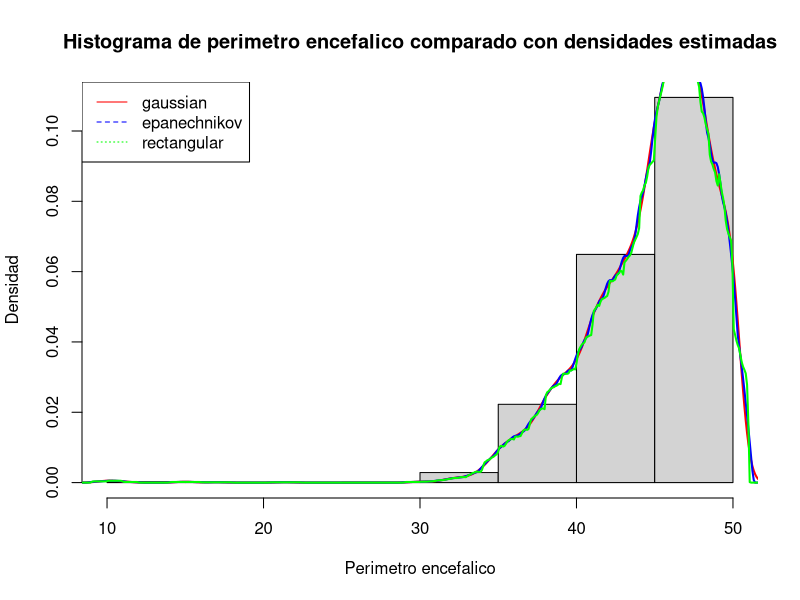
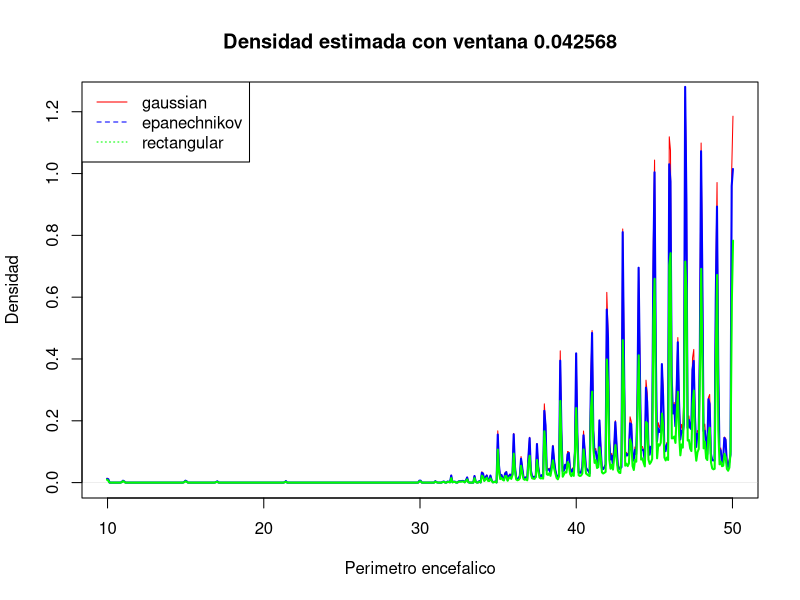
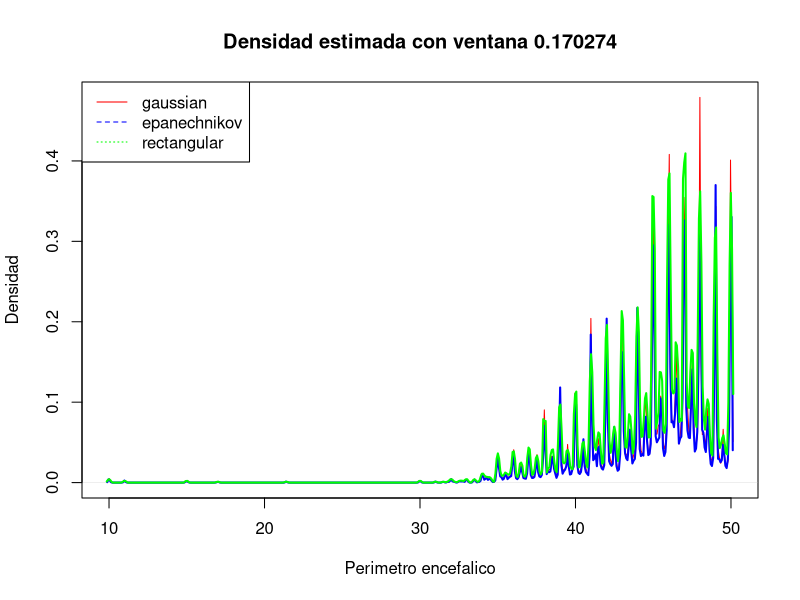
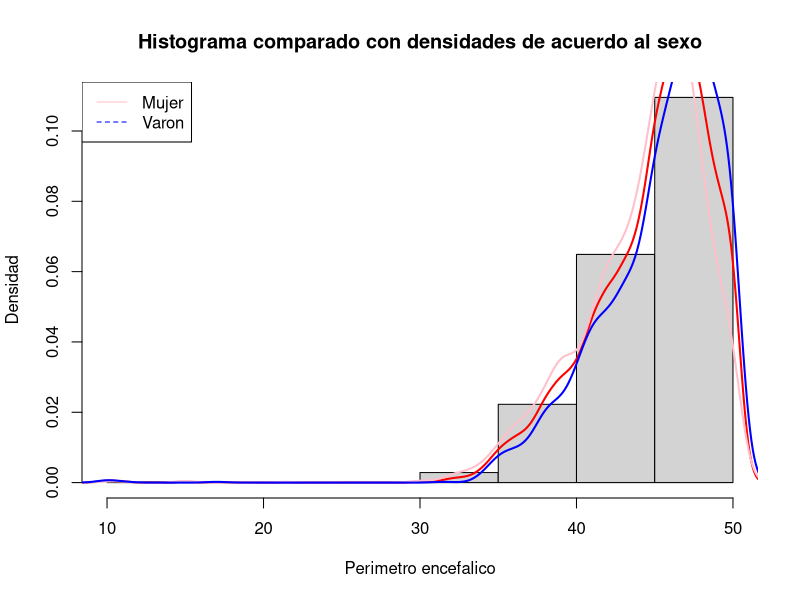
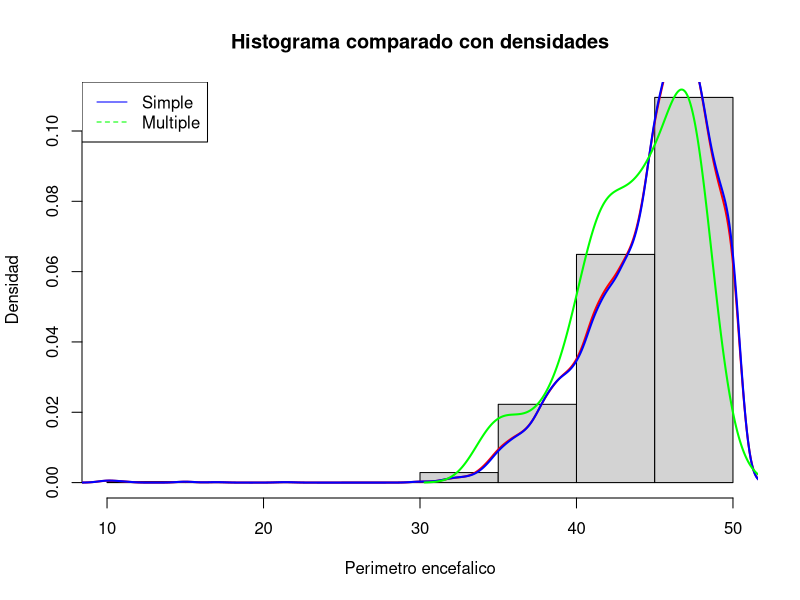

Reproduce these figures in R, in order.
## ---- chunk 1
knitr::opts_chunk$set(echo = TRUE)
rm(list=ls())
## ---- chunk 2
datos_encuesta <- read.table("./ENNyS_menorA2.txt", header = TRUE)
head(datos_encuesta)
## ---- chunk 3
datos_encuesta$Sexo <- as.factor(datos_encuesta$Sexo)
datos_encuesta$Tipo_embarazo <- as.factor(datos_encuesta$Tipo_embarazo)
attach(datos_encuesta)
## ---- chunk 4
hist(
  Perim_encef, 
  probability = TRUE,
  main="Histograma de perimetro encefalico comparado con densidades estimadas",
  xlab="Perimetro encefalico",
  ylab="Densidad"
)

kernels <- c("gaussian", "epanechnikov", "rectangular")
colors <- c("red", "blue", "green")
kde_perim_encef <- list() # A ser utilizado en siguientes ejercicios

for (i in seq_along(kernels)) {
  kde <- density(
      Perim_encef,
      kernel = kernels[i]
  )
  lines(kde, col = colors[i], lw = "2")
  kde_perim_encef[[kernels[i]]] <- kde
}

legend(x="topleft", legend = kernels, col = colors, lty = 1:3)
## ---- chunk 5
sum(Edad > 2)
## ---- chunk 6
lower_bound <- 42
upper_bound <- 48

indices_in_range <- (kde_perim_encef$epanechnikov$x >= lower_bound &
    kde_perim_encef$epanechnikov$x <= upper_bound)
dx <- diff(kde_perim_encef$epanechnikov$x[1:2])

density_in_range <- kde_perim_encef$epanechnikov$y[indices_in_range]
prob_epa <- sum(density_in_range) * dx
cat("Probabilidad utilizando densidad estimada:", prob_epa)
## ---- chunk 7
for (ker in kernels) {
    dx <- diff(kde_perim_encef[[ker]]$x[1:2])
    cat("Ventana para nucleo", ker, ":", dx, "\n")
}
## ---- chunk 8
dx <- diff(kde_perim_encef[["gaussian"]]$x[1:2])
for (i in seq_along(kernels)) {
    kde <- density(
        Perim_encef,
        kernel = kernels[i],
        width = dx / 2
    )

    if (i == 1){
        plot(
            kde,
            col = colors[i],
            main = sprintf("Densidad estimada con ventana %f", dx / 2),
            xlab="Perimetro encefalico",
            ylab="Densidad"
        )
    }
    else{
        lines(
            kde,
            col = colors[i],
            lw = "2"
        )
    }
}

legend(x="topleft", legend = kernels, col = colors, lty = 1:3)

for (i in seq_along(kernels)) {
    kde <- density(
        Perim_encef,
        kernel = kernels[i],
        width = dx * 2
    )

    if (i == 1){
        plot(
            kde,
            col = colors[i],
            main = sprintf("Densidad estimada con ventana %f", dx * 2),
            xlab="Perimetro encefalico",
            ylab="Densidad"
        )
    }
    else{
        lines(
            kde,
            col = colors[i],
            lw = "2"
        )
    }
}

legend(x="topleft", legend = kernels, col = colors, lty = 1:3)

## ---- chunk 9
hist(Perim_encef, 
     probability = TRUE, 
     main = "Histograma comparado con densidades de acuerdo al sexo",
     xlab="Perimetro encefalico",
     ylab="Densidad"
)
lines(
  kde_perim_encef[["gaussian"]],
  col = "red",
  lw = "2"
)
sexos <- c("Mujer", "Varon")
colors <- c("pink", "blue")
for (i in seq_along(sexos)){
  kde <- density(
    Perim_encef[Sexo == sexos[i]],
    kernel = "gaussian",
  )
  lines(
    kde,
    col = colors[i],
    lw = "2"
  )
}
legend(x="topleft", legend = sexos, col = colors,lty = 1:3)
## ---- chunk 10
hist(
  Perim_encef, 
  probability = TRUE, 
  main = "Histograma comparado con densidades",
  xlab="Perimetro encefalico",
  ylab="Densidad"
)
lines(
  kde_perim_encef[["gaussian"]],
  col = "red",
  lw = "2"
)
tipos_embarazo <- c("Simple", "Multiple")
colors <- c("blue", "green")
for (i in seq_along(tipos_embarazo)){
  kde <- density(
    Perim_encef[Tipo_embarazo == tipos_embarazo[i]],
    kernel = "gaussian",
  )
  lines(
    kde,
    col = colors[i],
    lw = "2",
  )
}
legend(x="topleft", tipos_embarazo, col = colors,lty = 1:3)
## ---- chunk 11
table(Tipo_embarazo) / length(Tipo_embarazo)

